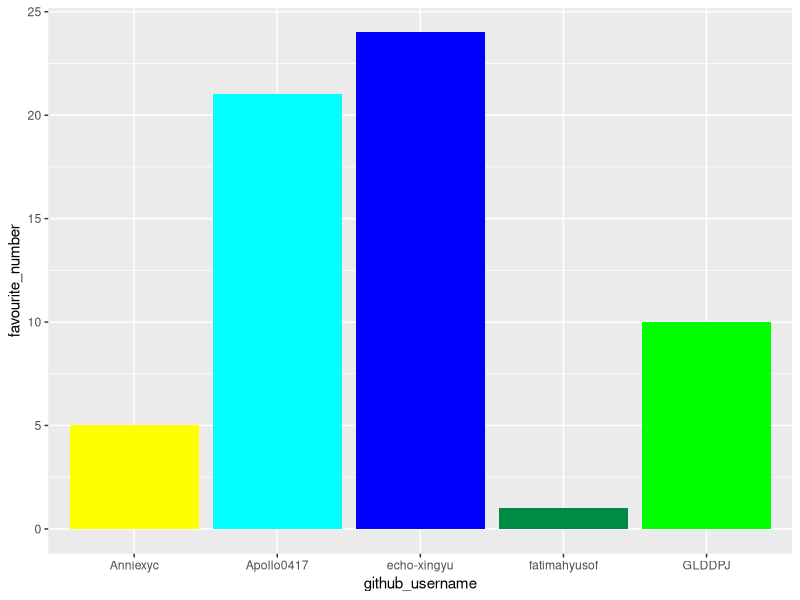
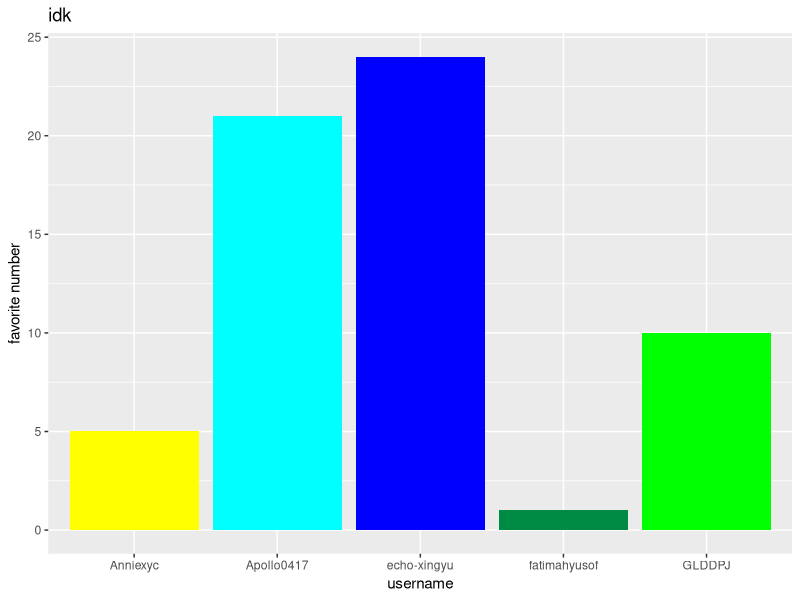
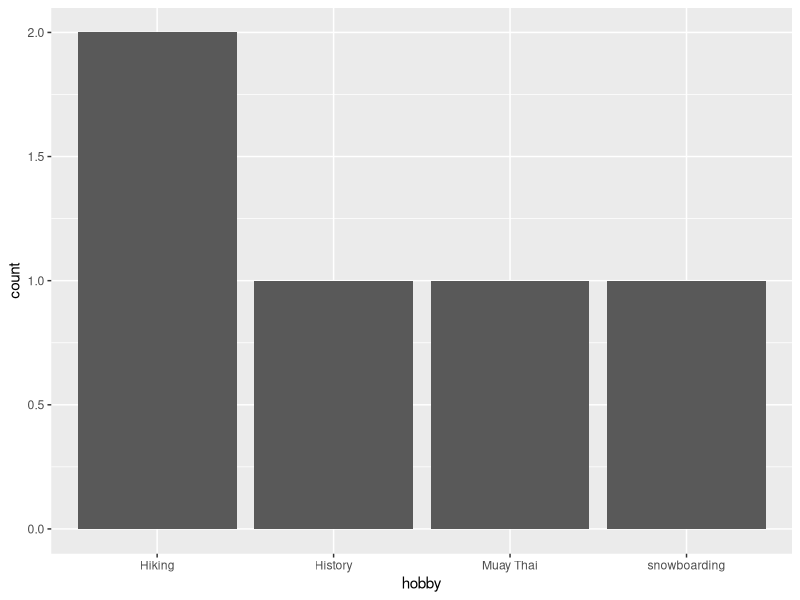

The R script that drew these images, in order:
## ---- chunk 1
library(tidyverse) 
## ---- chunk 2
team_data <- tibble(
  name = c("fatimah", "echo", "annie", "justin", "peter"),
  github_username = c("fatimahyusof", "GLDDPJ", "echo-xingyu","Anniexyc","Apollo0417" ), 
  colour = c("springgreen4", "green", "blue", "yellow", "cyan"),
  hobby = c("Hiking", "Hiking", "Muay Thai","snowboarding", "History"),
  favourite_number = c(1, 10, 24, 5, 21)
 )

team_data
## ---- chunk 3
p1 <- ggplot(data = team_data, 
             mapping = aes(x = github_username, 
                           y = favourite_number,
                           fill = colour), 
             ) +
   geom_col() +
   scale_fill_identity()
p1
## ---- chunk 4
p1 + labs(x = "username", 
          y = "favorite number",
          title = "idk")
## ---- chunk 5
p2 <- ggplot(team_data, aes(x = hobby)) +
  geom_bar()
p2
